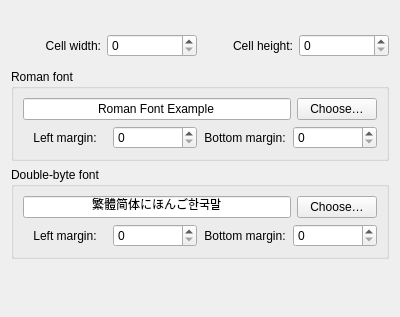
<?xml version="1.0" encoding="UTF-8"?>
<ui version="4.0">
 <class>PreferencesFont</class>
 <widget class="QWidget" name="PreferencesFont">
  <property name="geometry">
   <rect>
    <x>0</x>
    <y>0</y>
    <width>400</width>
    <height>317</height>
   </rect>
  </property>
  <property name="windowTitle">
   <string>Font</string>
  </property>
  <layout class="QVBoxLayout" name="verticalLayout" stretch="1,0,0,0,0,2">
   <item>
    <spacer name="verticalSpacer">
     <property name="orientation">
      <enum>Qt::Vertical</enum>
     </property>
     <property name="sizeHint" stdset="0">
      <size>
       <width>20</width>
       <height>0</height>
      </size>
     </property>
    </spacer>
   </item>
   <item>
    <layout class="QHBoxLayout" name="horizontalLayout">
     <item>
      <widget class="QLabel" name="label_2">
       <property name="text">
        <string>Cell width:</string>
       </property>
       <property name="alignment">
        <set>Qt::AlignRight|Qt::AlignTrailing|Qt::AlignVCenter</set>
       </property>
      </widget>
     </item>
     <item>
      <widget class="QSpinBox" name="cellWidth"/>
     </item>
     <item>
      <widget class="QLabel" name="label">
       <property name="text">
        <string>Cell height:</string>
       </property>
       <property name="alignment">
        <set>Qt::AlignRight|Qt::AlignTrailing|Qt::AlignVCenter</set>
       </property>
      </widget>
     </item>
     <item>
      <widget class="QSpinBox" name="cellHeight"/>
     </item>
    </layout>
   </item>
   <item>
    <widget class="QWidget" name="widget" native="true"/>
   </item>
   <item>
    <widget class="QGroupBox" name="groupBox">
     <property name="title">
      <string>Roman font</string>
     </property>
     <layout class="QVBoxLayout" name="verticalLayout_2">
      <item>
       <layout class="QHBoxLayout" name="horizontalLayout_2">
        <item>
         <widget class="QLineEdit" name="fontRomanName">
          <property name="sizePolicy">
           <sizepolicy hsizetype="Expanding" vsizetype="Expanding">
            <horstretch>0</horstretch>
            <verstretch>0</verstretch>
           </sizepolicy>
          </property>
          <property name="cursor">
           <cursorShape>ArrowCursor</cursorShape>
          </property>
          <property name="focusPolicy">
           <enum>Qt::NoFocus</enum>
          </property>
          <property name="acceptDrops">
           <bool>false</bool>
          </property>
          <property name="text">
           <string notr="true">Roman Font Example</string>
          </property>
          <property name="alignment">
           <set>Qt::AlignCenter</set>
          </property>
          <property name="readOnly">
           <bool>true</bool>
          </property>
         </widget>
        </item>
        <item>
         <widget class="QPushButton" name="fontRomanNameChoose">
          <property name="text">
           <string>Choose…</string>
          </property>
         </widget>
        </item>
       </layout>
      </item>
      <item>
       <layout class="QHBoxLayout" name="horizontalLayout_4">
        <item>
         <widget class="QLabel" name="label_5">
          <property name="text">
           <string>Left margin:</string>
          </property>
          <property name="alignment">
           <set>Qt::AlignCenter</set>
          </property>
         </widget>
        </item>
        <item>
         <widget class="QSpinBox" name="fontRomanMarginLeft"/>
        </item>
        <item>
         <widget class="QLabel" name="label_3">
          <property name="text">
           <string>Bottom margin:</string>
          </property>
          <property name="alignment">
           <set>Qt::AlignCenter</set>
          </property>
         </widget>
        </item>
        <item>
         <widget class="QSpinBox" name="fontRomanMarginBottom"/>
        </item>
       </layout>
      </item>
     </layout>
    </widget>
   </item>
   <item>
    <widget class="QGroupBox" name="groupBox_2">
     <property name="title">
      <string>Double-byte font</string>
     </property>
     <layout class="QVBoxLayout" name="verticalLayout_3">
      <item>
       <layout class="QHBoxLayout" name="horizontalLayout_3">
        <item>
         <widget class="QLineEdit" name="fontDoubleByteName">
          <property name="cursor">
           <cursorShape>ArrowCursor</cursorShape>
          </property>
          <property name="focusPolicy">
           <enum>Qt::NoFocus</enum>
          </property>
          <property name="acceptDrops">
           <bool>false</bool>
          </property>
          <property name="text">
           <string notr="true">繁體简体にほんご한국말</string>
          </property>
          <property name="alignment">
           <set>Qt::AlignCenter</set>
          </property>
          <property name="readOnly">
           <bool>true</bool>
          </property>
         </widget>
        </item>
        <item>
         <widget class="QPushButton" name="fontDoubleByteNameChoose">
          <property name="text">
           <string>Choose…</string>
          </property>
         </widget>
        </item>
       </layout>
      </item>
      <item>
       <layout class="QHBoxLayout" name="horizontalLayout_5">
        <item>
         <widget class="QLabel" name="label_6">
          <property name="text">
           <string>Left margin:</string>
          </property>
          <property name="alignment">
           <set>Qt::AlignCenter</set>
          </property>
         </widget>
        </item>
        <item>
         <widget class="QSpinBox" name="fontDoubleByteMarginLeft"/>
        </item>
        <item>
         <widget class="QLabel" name="label_4">
          <property name="text">
           <string>Bottom margin:</string>
          </property>
          <property name="alignment">
           <set>Qt::AlignCenter</set>
          </property>
         </widget>
        </item>
        <item>
         <widget class="QSpinBox" name="fontDoubleByteMarginBottom"/>
        </item>
       </layout>
      </item>
     </layout>
    </widget>
   </item>
   <item>
    <spacer name="verticalSpacer_2">
     <property name="orientation">
      <enum>Qt::Vertical</enum>
     </property>
     <property name="sizeHint" stdset="0">
      <size>
       <width>20</width>
       <height>40</height>
      </size>
     </property>
    </spacer>
   </item>
  </layout>
 </widget>
 <resources/>
 <connections/>
</ui>
